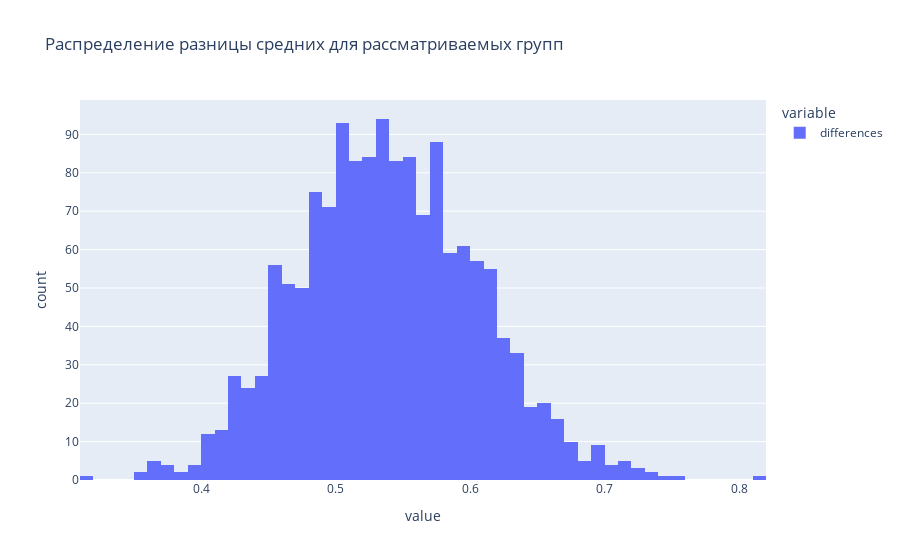

The notebook cell this image was saved under:
### Code cell
fig = px.histogram(df_diff, nbins = 50, 
                   title='Распределение разницы средних для рассматриваемых групп')
fig.show() # Распределение близко к нормальному

### Figure 1 — Plotly figure (JSON) as saved in the notebook; plotly's stock layout.template omitted (floating-point values rounded to 4 significant figures; data arrays with more than 128 entries replaced by an {"elided": "..."} marker saying what was removed)
{"data": [{"alignmentgroup": "True", "bingroup": "x", "hovertemplate": "variable=differences<br>value=%{x}<br>count=%{y}<extra></extra>", "legendgroup": "differences", "marker": {"color": "#636efa"}, "name": "differences", "nbinsx": 50, "offsetgroup": "differences", "orientation": "v", "showlegend": true, "type": "histogram", "x": {"elided": "1500 float values"}, "xaxis": "x", "yaxis": "y"}], "layout": {"barmode": "relative", "legend": {"title": {"text": "variable"}, "tracegroupgap": 0}, "title": {"text": "Распределение разницы средних для рассматриваемых групп"}, "xaxis": {"anchor": "y", "domain": [0, 1], "title": {"text": "value"}}, "yaxis": {"anchor": "x", "domain": [0, 1], "title": {"text": "count"}}}}
